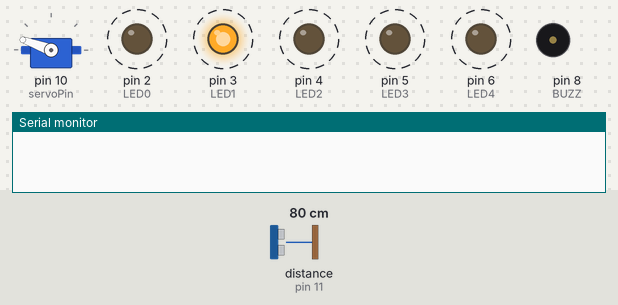
This sketch was run on a simulated Arduino Uno, built with avr-gcc and run on an emulated ATmega328P. Parts: servo, output pins drawn as LEDs (lit = HIGH), buzzer (waves = sounding), the last lines printed to the serial monitor. Dashed ring = blinking. The inputs (shaded band) are chosen by the test bench; at power-on: distance to the obstacle (sensor on pin 11) 80 cm. The echo pulse lasts 58.3 µs per cm; random numbers use the default seed unless the sketch sets one.

Above: at 0.4 s.
1.3 s: distance to the obstacle (sensor on pin 11) set to 39 cm
4.3 s: distance to the obstacle (sensor on pin 11) set to 32 cm
At 4.7 s:
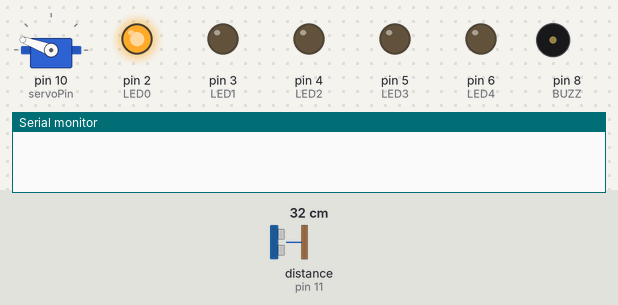
7.3 s: distance to the obstacle (sensor on pin 11) set to 18 cm
At 8.2 s:
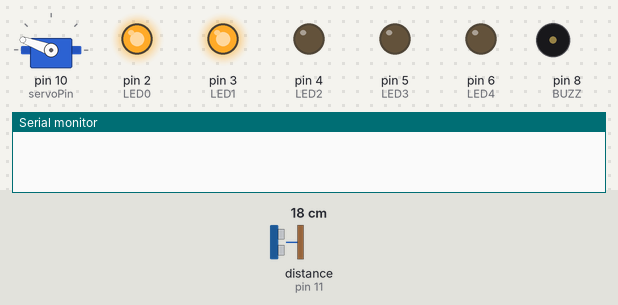
10.3 s: distance to the obstacle (sensor on pin 11) set to 16 cm
At 13.2 s:
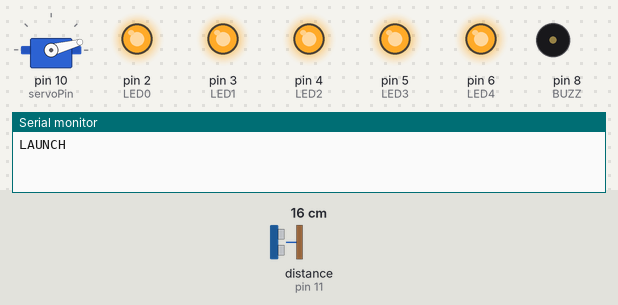
Timing chart, 0 to 14.3 s (numbered marks = the images above; inputs shaded):
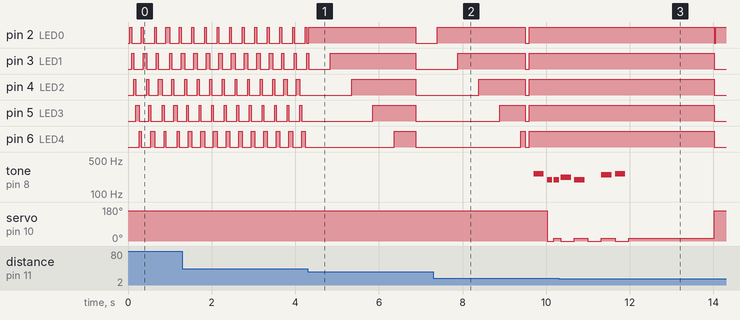

Measured:
- the behaviour switches between 35 and 34 cm on distance to the obstacle (sensor on pin 11) (found by bisection; images 0 and 1)
- the behaviour switches between 17 and 16 cm on distance to the obstacle (sensor on pin 11) (found by bisection; images 2 and 3)
- by itself, tone on pin 8 (BUZZ): plays 220 Hz for 0.25 s, 196 Hz for 0.25 s, 247 Hz for 0.25 s, 262 Hz for 0.25 s

The sketch:

Project_1.ino
```cpp
#include "pitches.h"
#include <NewPing.h>
#include <Servo.h>

// notes in the melody: from http://www.arduino.cc/en/Tutorial/Tone
int melody[] = {
  NOTE_C4, NOTE_G3, NOTE_G3, NOTE_A3, NOTE_G3, 0, NOTE_B3, NOTE_C4
};

// note durations: 4 = quarter note, 8 = eighth note, etc.:
int noteDurations[] = {
  4, 8, 8, 4, 4, 4, 4, 4
};

#define TRIGGER_PIN 12
#define ECHO_PIN    11
#define MAX_DIST    200

NewPing sonar(TRIGGER_PIN, ECHO_PIN, MAX_DIST);

int LED0 = 2;
int LED1 = 3;
int LED2 = 4;
int LED3 = 5;
int LED4 = 6;

Servo motor;
int servoPin = 10;

int BUZZ = 8;


int countdownClock = 0;
int counted = 0;
int pause = 500;
long timer = 0;


void setup(){
  pinMode(LED0,OUTPUT);
  pinMode(LED1,OUTPUT);
  pinMode(LED2,OUTPUT);
  pinMode(LED3,OUTPUT);
  pinMode(LED4,OUTPUT);

  motor.attach(servoPin);
  motor.write(160);

  countdownClock = 0;
  counted = 0;


  Serial.begin(115200);
}


void inRangeLED(){
  switch (countdownClock){
    case 0:
      writeAll(LOW);
      break;
    case 1:
      digitalWrite(LED0,HIGH);
      digitalWrite(LED1,LOW);
      digitalWrite(LED2,LOW);
      digitalWrite(LED3,LOW);
      digitalWrite(LED4,LOW);
      break;

    case 2:
      digitalWrite(LED0,HIGH);
      digitalWrite(LED1,HIGH);
      digitalWrite(LED2,LOW);
      digitalWrite(LED3,LOW);
      digitalWrite(LED4,LOW);
      break;
    case 3:
      digitalWrite(LED0,HIGH);
      digitalWrite(LED1,HIGH);
      digitalWrite(LED2,HIGH);
      digitalWrite(LED3,LOW);
      digitalWrite(LED4,LOW);
      break;

    case 4:
      digitalWrite(LED0,HIGH);
      digitalWrite(LED1,HIGH);
      digitalWrite(LED2,HIGH);
      digitalWrite(LED3,HIGH);
      digitalWrite(LED4,LOW);
      break;

    case 5:
      writeAll(HIGH);
      break;

    default:
      writeAll(LOW);
      break;
  }
}


void writeAll(bool val){
    digitalWrite(LED0,val);
    digitalWrite(LED1,val);
    digitalWrite(LED2,val);
    digitalWrite(LED3,val);
    digitalWrite(LED4,val);
}


void launch(){
    //flash the LEDs

    Serial.println("LAUNCH\n\n");
    writeAll(HIGH);
    delay(100);
    writeAll(LOW);
    delay(100);
    writeAll(HIGH);
    delay(100);


    //play a tune and wave the hand
    for (int thisNote = 0; thisNote < 8; thisNote++) {
      // to calculate the note duration, take one second divided by the note type.
      //e.g. quarter note = 1000 / 4, eighth note = 1000/8, etc.
      int noteDuration = 1000 / noteDurations[thisNote];
      tone(BUZZ, melody[thisNote], noteDuration);

      // to distinguish the notes, set a minimum time between them.
      // the note's duration + 30% seems to work well:
      int pauseBetweenNotes = noteDuration * 1.30;
      delay(pauseBetweenNotes);
      // stop the tone playing:
      noTone(BUZZ);
      if (thisNote%2 == 0) motor.write(0);
      else motor.write(15);
    }


    //reset sequence
    delay(2000);
    while (true){ //after 2 seconds, move hand close to
                 //the ultrasonic sensor to reset motor
      delay(40);
      if (sonar.ping_cm() < 20) break;
    }
    setup();


}

void outRangeLED(){
  int scanFreq = 300;
  int when = millis()%scanFreq;
  int scanSegment = scanFreq/5;

  //flash LED with corresponding fifth of the time segment
  if (when < (scanSegment)){ //1/5
    digitalWrite(LED0,HIGH);
    digitalWrite(LED1,LOW);
    digitalWrite(LED2,LOW);
    digitalWrite(LED3,LOW);
    digitalWrite(LED4,LOW);
  }
  else if (when < 2*scanSegment){ //2/5
    digitalWrite(LED0,LOW);
    digitalWrite(LED1,HIGH);
    digitalWrite(LED2,LOW);
    digitalWrite(LED3,LOW);
    digitalWrite(LED4,LOW);
  }
  else if (when < 3*scanSegment){ //3/5
    digitalWrite(LED0,LOW);
    digitalWrite(LED1,LOW);
    digitalWrite(LED2,HIGH);
    digitalWrite(LED3,LOW);
    digitalWrite(LED4,LOW);
  }
  else if (when < 4*scanSegment){//4/5
    digitalWrite(LED0,LOW);
    digitalWrite(LED1,LOW);
    digitalWrite(LED2,LOW);
    digitalWrite(LED3,HIGH);
    digitalWrite(LED4,LOW);
  }
  else {                         //5/5
    digitalWrite(LED0,LOW);
    digitalWrite(LED1,LOW);
    digitalWrite(LED2,LOW);
    digitalWrite(LED3,LOW);
    digitalWrite(LED4,HIGH);
  }
}


void loop() {
  delay(40);

  int cutoffDist = 35;
  bool inRange = (sonar.ping_cm() < cutoffDist);

//  Serial.println(sonar.ping_cm());

//  Serial.println(countdownClock);
//  Serial.print("counter: ");
//  Serial.println(counted);

  if (inRange){ // if in range, increment timer every 500ms

    if ( (millis() - timer) > pause){ //from code-bites
      countdownClock++;
      timer = millis();
      if (countdownClock == 6){ //count up to 5 then reset
        counted++;
        countdownClock = 0;
      }
    }
    //after counting down 1-5 times, trigger launch
    //once final countdown sequence is complete
    if (counted == random(1,5) && countdownClock == 5){
      launch();
    }
    inRangeLED();

  }
  else {
    countdownClock = 0;
    counted = 0;
    outRangeLED();
  }
 }
```

pitches.h
```cpp
/*************************************************
 * Public Constants
 *************************************************/

#define NOTE_B0  31
#define NOTE_C1  33
#define NOTE_CS1 35
#define NOTE_D1  37
#define NOTE_DS1 39
#define NOTE_E1  41
#define NOTE_F1  44
#define NOTE_FS1 46
#define NOTE_G1  49
#define NOTE_GS1 52
#define NOTE_A1  55
#define NOTE_AS1 58
#define NOTE_B1  62
#define NOTE_C2  65
#define NOTE_CS2 69
#define NOTE_D2  73
#define NOTE_DS2 78
#define NOTE_E2  82
#define NOTE_F2  87
#define NOTE_FS2 93
#define NOTE_G2  98
#define NOTE_GS2 104
#define NOTE_A2  110
#define NOTE_AS2 117
#define NOTE_B2  123
#define NOTE_C3  131
#define NOTE_CS3 139
#define NOTE_D3  147
#define NOTE_DS3 156
#define NOTE_E3  165
#define NOTE_F3  175
#define NOTE_FS3 185
#define NOTE_G3  196
#define NOTE_GS3 208
#define NOTE_A3  220
#define NOTE_AS3 233
#define NOTE_B3  247
#define NOTE_C4  262
#define NOTE_CS4 277
#define NOTE_D4  294
#define NOTE_DS4 311
#define NOTE_E4  330
#define NOTE_F4  349
#define NOTE_FS4 370
#define NOTE_G4  392
#define NOTE_GS4 415
#define NOTE_A4  440
#define NOTE_AS4 466
#define NOTE_B4  494
#define NOTE_C5  523
#define NOTE_CS5 554
#define NOTE_D5  587
#define NOTE_DS5 622
#define NOTE_E5  659
#define NOTE_F5  698
#define NOTE_FS5 740
#define NOTE_G5  784
#define NOTE_GS5 831
#define NOTE_A5  880
#define NOTE_AS5 932
#define NOTE_B5  988
#define NOTE_C6  1047
#define NOTE_CS6 1109
#define NOTE_D6  1175
#define NOTE_DS6 1245
#define NOTE_E6  1319
#define NOTE_F6  1397
#define NOTE_FS6 1480
#define NOTE_G6  1568
#define NOTE_GS6 1661
#define NOTE_A6  1760
#define NOTE_AS6 1865
#define NOTE_B6  1976
#define NOTE_C7  2093
#define NOTE_CS7 2217
#define NOTE_D7  2349
#define NOTE_DS7 2489
#define NOTE_E7  2637
#define NOTE_F7  2794
#define NOTE_FS7 2960
#define NOTE_G7  3136
#define NOTE_GS7 3322
#define NOTE_A7  3520
#define NOTE_AS7 3729
#define NOTE_B7  3951
#define NOTE_C8  4186
#define NOTE_CS8 4435
#define NOTE_D8  4699
#define NOTE_DS8 4978
```
